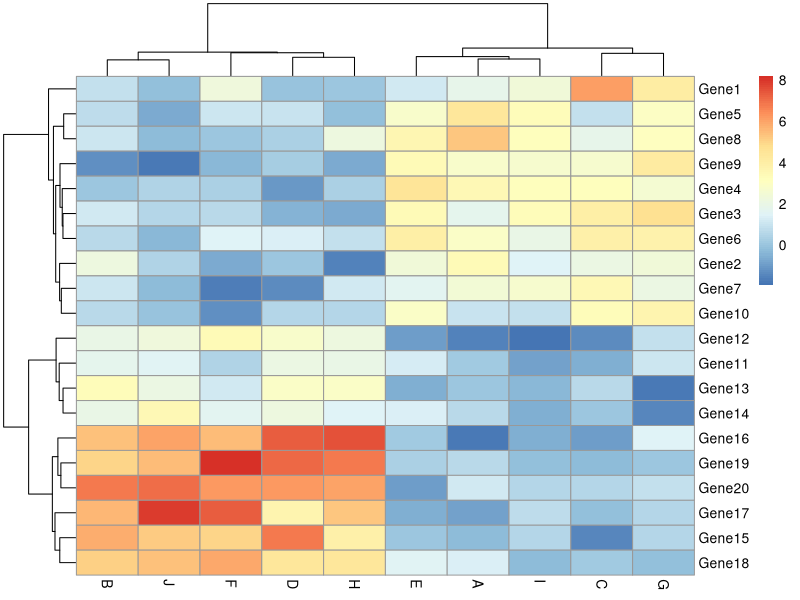

Reproduce this figure in R.
# Script for Heatmap for the useR 2015 conference presentation
# Author: Goknur Giner 
# Date created:19 June 2016
# Date modified: 19 June 2016
setwd("C:/Users/giner.g.WEHI/Dropbox/useR2015_presentation/Presentation/Heatmap")
rm(list = ls());library(pheatmap)

library(pheatmap)
# Generate some data
test = matrix(rnorm(200), 20, 10)
test[1:10, seq(1, 10, 2)] = test[1:10, seq(1, 10, 2)] + 3
test[11:20, seq(2, 10, 2)] = test[11:20, seq(2, 10, 2)] + 2
test[15:20, seq(2, 10, 2)] = test[15:20, seq(2, 10, 2)] + 4
colnames(test) = LETTERS[1:10]
rownames(test) = paste0("Gene", 1:20)
# original figure
pheatmap(test)
annotation <- data.frame(Condition = factor(1:10 %% 2 == 0, labels = c("Experiment1", "Experiment2")))
rownames(annotation) <- colnames(test) # check out the row names of annotation

pheatmap(test, annotation = annotation, filename = "Heatmap.pdf")


setEPS()
postscript("Heatpmap.eps")
pheatmap(test, annotation = annotation)
dev.off()
